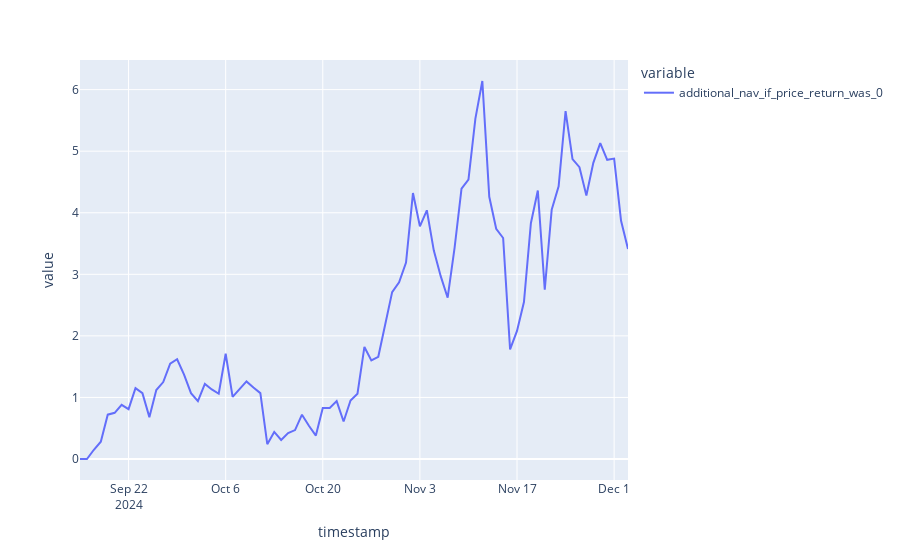

The notebook cell this image was saved under:
### Code cell
px.line(df['additional_nav_if_price_return_was_0'])
